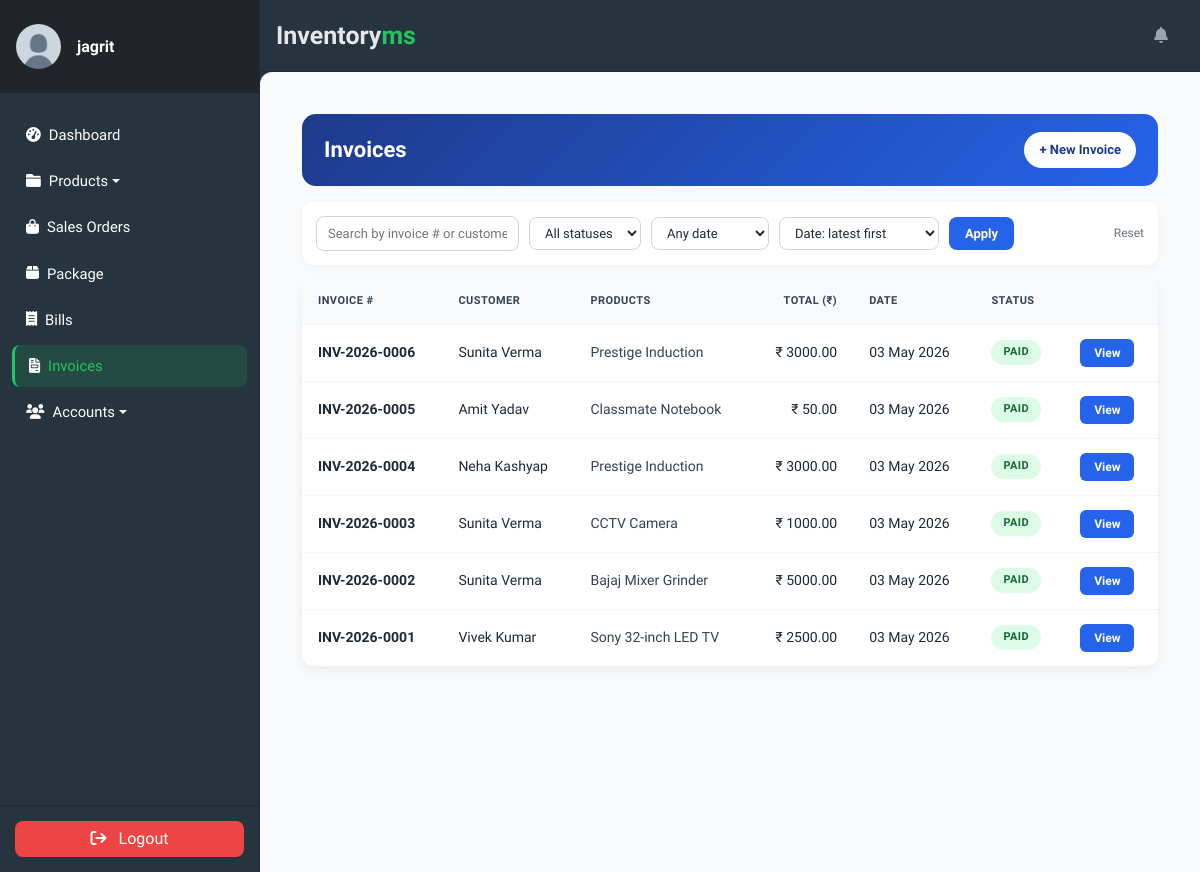
The page /invoice/invoices/ (signed in) on the database its author committed.
### accounts/models.py (models this page shows, shortened)
class Profile(models.Model):
    user = models.OneToOneField(
        User, on_delete=models.CASCADE, verbose_name='User'
    )
    slug = AutoSlugField(
        unique=True,
        verbose_name='Account ID',
        populate_from='email'
    )
    profile_picture = ProcessedImageField(
        default='profile_pics/default.jpg',
        upload_to='profile_pics',
        format='JPEG',
        processors=[ResizeToFill(150, 150)],
        options={'quality': 100}
    )
    telephone = PhoneNumberField(
        null=True, blank=True, verbose_name='Telephone'
    )
    email = models.EmailField(
        max_length=150, blank=True, null=True, verbose_name='Email'
    )
    first_name = models.CharField(
        max_length=30, blank=True, verbose_name='First Name'
    )
    last_name = models.CharField(
        max_length=30, blank=True, verbose_name='Last Name'
    )
    status = models.CharField(
        choices=STATUS_CHOICES,
        max_length=12,
        default='INA',
        verbose_name='Status'
    )
    role = models.CharField(
        choices=ROLE_CHOICES,
        max_length=12,
        blank=True,
        null=True,
        verbose_name='Role'
    )
    class Meta:
        ordering = ['slug']
        verbose_name = 'Profile'
        verbose_name_plural = 'Profiles'

class Customer(models.Model):
    first_name = models.CharField(max_length=256)
    last_name = models.CharField(max_length=256, blank=True, null=True)
    address = models.TextField(max_length=256, blank=True, null=True)
    email = models.EmailField(max_length=256, blank=True, null=True)
    phone = models.CharField(max_length=30, blank=True, null=True)
    loyalty_points = models.IntegerField(default=0)
    class Meta:
        db_table = 'Customers'
    def get_full_name(self):
        return f"{self.first_name} {self.last_name or ''}".strip()

### invoice/models.py (models this page shows, shortened)
class Invoice(models.Model):
    slug = AutoSlugField(unique=True, populate_from='date')
    invoice_number = models.CharField(
        max_length=20, unique=True, blank=True,
        help_text="Auto-generated INV-YYYY-NNNN."
    )
    date = models.DateTimeField(auto_now=True, verbose_name='Date')
    due_date = models.DateField(null=True, blank=True)
    sale = models.OneToOneField(
        'transactions.Sale',
        on_delete=models.SET_NULL,
        null=True, blank=True,
        related_name='invoice',
        help_text="The POS Sale this invoice was generated from, if any.",
    )
    customer = models.ForeignKey(
        Customer, on_delete=models.SET_NULL, null=True, blank=True,
        related_name="invoices"
    )
    customer_name = models.CharField(max_length=60)
    contact_number = models.CharField(max_length=20, blank=True)
    customer_email = models.EmailField(max_length=120, blank=True, null=True)
    shipping_address = models.CharField(
        max_length=255, blank=True, null=True,
        verbose_name="Shipping Address"
    )
    shipping = models.FloatField(verbose_name='Shipping & Handling', default=0.0)
    grand_total = models.FloatField(verbose_name='Grand Total (₹)', default=0)
    status = models.CharField(
        max_length=10, choices=INVOICE_STATUS, default="PENDING"
    )
    class Meta:
        ordering = ["-id"]
    @property
    def status_color(self):
        return {"PAID": "success", "PENDING": "warning", "CANCELLED": "danger"}.get(
            self.status, "secondary"
        )

class InvoiceItem(models.Model):
    invoice = models.ForeignKey(
        Invoice, on_delete=models.CASCADE, related_name='items'
    )
    product = models.ForeignKey(
        Item, on_delete=models.PROTECT, related_name='invoice_items'
    )
    quantity = models.PositiveIntegerField(default=1)
    price = models.DecimalField(max_digits=10, decimal_places=2)
    class Meta:
        ordering = ['id']

### store/models.py (models this page shows, shortened)
class Item(models.Model):
    slug = AutoSlugField(unique=True, populate_from='name')
    name = models.CharField(max_length=50)
    sku = models.CharField(max_length=32, unique=True, null=True, blank=True)
    description = models.TextField(max_length=256)
    category = models.ForeignKey(Category, on_delete=models.CASCADE)
    quantity = models.IntegerField(default=0)
    low_stock_threshold = models.PositiveIntegerField(default=5)
    price = models.FloatField(default=0)
    cost_price = models.FloatField(default=0)
    image = models.ImageField(
        upload_to='products/', null=True, blank=True,
        help_text="Product image (optional). JPG / PNG / WebP."
    )
    expiring_date = models.DateTimeField(null=True, blank=True)
    created_at    = models.DateTimeField(auto_now_add=True, null=True, blank=True)
    vendor = models.ForeignKey(Vendor, on_delete=models.SET_NULL, null=True, blank=True)
    class Meta:
        ordering = ['name']
        verbose_name_plural = 'Items'

### invoice/views.py (the view, shortened to what this page needs)
# urls.py: path('invoices/',                          InvoiceListView.as_view(),   name='invoicelist'),
class InvoiceListView(LoginRequiredMixin, ListView):
    model = Invoice
    template_name = "invoice/invoicelist.html"
    context_object_name = "invoices"
    paginate_by = 15
    SORT_MAP = {
        "date_desc":   "-date",
        "date_asc":    "date",
        "amount_desc": "-grand_total",
        "amount_asc":  "grand_total",
    }
    def get_queryset(self):
        qs = super().get_queryset().prefetch_related("items__product").select_related("customer", "sale")
        q = self.request.GET.get("q")
        status = self.request.GET.get("status")
        if status in {"PAID", "PENDING", "CANCELLED"}:
            qs = qs.filter(status=status)
        date_filter = self.request.GET.get("date")
        now = timezone.now()
        if date_filter == "today":
            qs = qs.filter(date__date=now.date())
        elif date_filter == "week":
            qs = qs.filter(date__gte=now - timedelta(days=7))
        elif date_filter == "month":
            qs = qs.filter(date__gte=now - timedelta(days=30))
        sort = self.request.GET.get("sort", "date_desc")
        qs = qs.order_by(self.SORT_MAP.get(sort, "-date"))
        return qs
    def get_context_data(self, **kwargs):
        ctx = super().get_context_data(**kwargs)
        ctx["q"] = self.request.GET.get("q", "")
        ctx["status"] = self.request.GET.get("status", "")
        ctx["date"] = self.request.GET.get("date", "")
        ctx["sort"] = self.request.GET.get("sort", "date_desc")
        return ctx

### invoice/templates/invoice/invoicelist.html (shortened to what this page needs)
{% extends "store/base.html" %}
{% block content %}
<div class="module-wrap">
    <div class="module-header">
        <div>
            <h2>Invoices</h2>
        </div>
        <div class="module-actions">
            <a class="btn-action primary" href="{% url 'invoice-create' %}">+ New Invoice</a>
        </div>
    </div>
    <form method="get" class="filter-bar">
        <input type="text" name="q" value="{{ q }}" placeholder="Search by invoice # or customer name">
        <select name="status">
            <option value="">All statuses</option>
        </select>
        <select name="date">
            <option value="">Any date</option>
        </select>
        <select name="sort">
            <option value="date_desc"   {% if sort == 'date_desc' %}selected{% endif %}>Date: latest first</option>
        </select>
        <button type="submit">Apply</button>
        <a class="clear" href="{% url 'invoicelist' %}">Reset</a>
    </form>
    <table class="data-table">
        <thead>
            <tr>
                <th>Invoice #</th>
                <th>Customer</th>
                <th>Products</th>
                <th class="num">Total (₹)</th>
                <th>Date</th>
                <th>Status</th>
                <th></th>
            </tr>
        </thead>
        <tbody>
            {% for invoice in invoices %}
            <tr>
                <td><strong>{{ invoice.invoice_number|default:invoice.slug }}</strong></td>
                <td>{{ invoice.customer.get_full_name|default:invoice.customer_name }}</td>
                <td>
                    {% with lines=invoice.items.all %}
                    {% if lines %}
                        <span style="color:#374151;">{{ lines.0.product.name }}</span>
                    {% else %}
                        <span style="color:#9ca3af;">—</span>
                    {% endif %}
                    {% endwith %}
                </td>
                <td class="num">₹ {{ invoice.grand_total|floatformat:2 }}</td>
                <td>{{ invoice.date|date:"d M Y" }}</td>
                <td><span class="status-badge {{ invoice.status_color }}">{{ invoice.get_status_display }}</span></td>
                <td><a class="view-btn" href="{% url 'invoice-detail' invoice.slug %}">View</a></td>
            </tr>
            {% empty %}
            <tr><td colspan="7" style="text-align:center; padding:32px; color:#6b7280;">No invoices found.</td></tr>
            {% endfor %}
        </tbody>
    </table>
</div>
{% endblock %}

### store/templates/store/sidebar.html (shortened to what this page needs)
{% load static %}
<aside class="sidebar">
    <div class="sidebar-header d-flex align-items-center px-3 py-4">
        <a href="{% url 'user-profile' %}" class="d-flex align-items-center text-decoration-none">
            {% if request.user.profile.profile_picture %}
                <img class="rounded-circle img-fluid" width="45"
                     src="{{ request.user.profile.profile_picture.url }}">
            {% else %}
                <img class="rounded-circle img-fluid" width="45"
                     src="{% static 'default-avatar.png' %}">
            {% endif %}
            <div class="ms-3">
                <h6 class="mb-0 fw-semibold">
                    {{ request.user.username }}
                </h6>
            </div>
        </a>
    </div>
    <div class="nav-container">
        <ul class="nav flex-column mt-2">
            <li class="nav-item mb-1">
                <a class="nav-link {% if request.resolver_match.url_name == 'dashboard' %}active{% endif %}"
                   href="{% url 'dashboard' %}">
                    <i class="fa fa-tachometer-alt me-2"></i> Dashboard
                </a>
            </li>
            <li class="nav-item mb-1 dropdown">
                <a class="nav-link dropdown-toggle
                   {% if request.resolver_match.url_name == 'productslist' or request.resolver_match.url_name == 'category-list' %}active{% endif %}"
                   href="#" data-bs-toggle="dropdown">
                    <i class="fa fa-folder me-2"></i> Products
                </a>
            </li>
            <li class="nav-item mb-1">
                <a class="nav-link {% if request.resolver_match.url_name == 'saleslist' %}active{% endif %}"
                   href="{% url 'saleslist' %}">
                    <i class="fa fa-shopping-bag me-2"></i> Sales Orders
                </a>
            </li>
            <li class="nav-item mb-1">
                <a class="nav-link {% if request.resolver_match.url_name == 'deliveries' %}active{% endif %}"
                   href="{% url 'deliveries' %}">
                    <i class="fa-solid fa-box me-2"></i> Package
                </a>
            </li>
            <li class="nav-item mb-1">
                <a class="nav-link {% if request.resolver_match.url_name == 'bill_list' %}active{% endif %}"
                   href="{% url 'bill_list' %}">
                    <i class="fa-solid fa-receipt me-2"></i>Bills
                </a>
            </li>
            <li class="nav-item mb-1">
                <a class="nav-link {% if request.resolver_match.url_name == 'invoicelist' %}active{% endif %}"
                   href="{% url 'invoicelist' %}">
                    <i class="fa-solid fa-file-invoice me-2"></i>Invoices
                </a>
            </li>
            <li class="nav-item mb-1 dropdown">
                <a class="nav-link dropdown-toggle
                   {% if request.resolver_match.url_name == 'profile_list' or request.resolver_match.url_name == 'customer_list' or request.resolver_match.url_name == 'vendor-list' %}active{% endif %}"
                   href="#" data-bs-toggle="dropdown">
                    <i class="fa fa-users me-2"></i> Accounts
                </a>
            </li>
        </ul>
    </div>
    <div class="sidebar-footer text-center">
        <form method="post" action="{% url 'user-logout' %}">
            <button type="submit" class="btn w-100">
                <i class="fa fa-sign-out me-2"></i> Logout
            </button>
        </form>
    </div>
</aside>

### rows shown on the page
Invoice: invoice_number "INV-2026-0006", customer.get_full_name "Sunita Verma", items.all.0.product.name "Prestige Induction", grand_total "3000.00", date "03 May 2026", status "PAID"
Invoice: invoice_number "INV-2026-0005", customer.get_full_name "Amit Yadav", items.all.0.product.name "Classmate Notebook", grand_total "50.00", date "03 May 2026", status "PAID"
Invoice: invoice_number "INV-2026-0004", customer.get_full_name "Neha Kashyap", items.all.0.product.name "Prestige Induction", grand_total "3000.00", date "03 May 2026", status "PAID"
Invoice: invoice_number "INV-2026-0003", customer.get_full_name "Sunita Verma", items.all.0.product.name "CCTV Camera", grand_total "1000.00", date "03 May 2026", status "PAID"
Invoice: invoice_number "INV-2026-0002", customer.get_full_name "Sunita Verma", items.all.0.product.name "Bajaj Mixer Grinder", grand_total "5000.00", date "03 May 2026", status "PAID"
Invoice: invoice_number "INV-2026-0001", customer.get_full_name "Vivek Kumar", items.all.0.product.name "Sony 32-inch LED TV", grand_total "2500.00", date "03 May 2026", status "PAID"

### other values the page prints
{{ request.user.username }} "jagrit"
